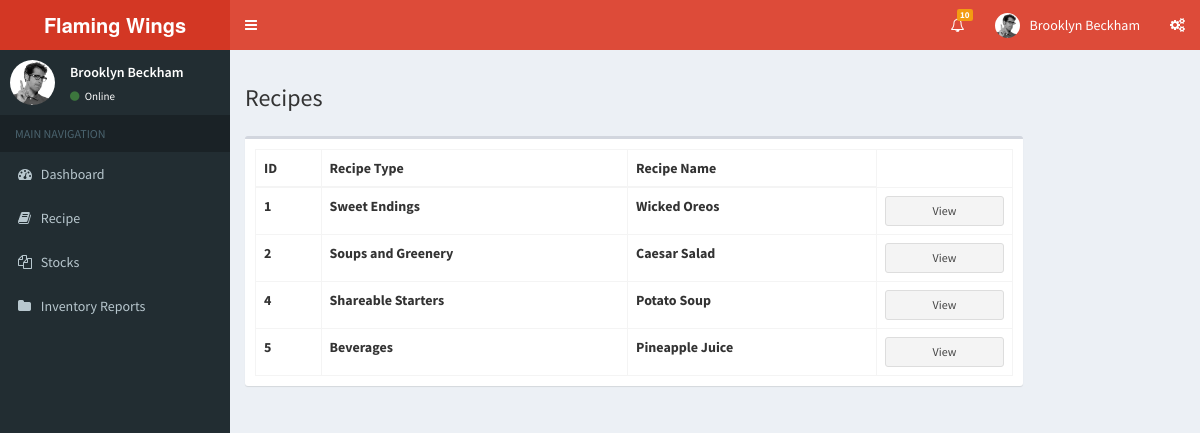
/ViewRecipe.php, run on the app's committed database.
### tables this page shows
CREATE TABLE `recipe` (
  `recipe_id` int(4) NOT NULL,
  `recipe_name` text NOT NULL,
  `recipe_typeid` int(4) NOT NULL,
  `deactivate` binary(2) NOT NULL
);

CREATE TABLE `recipetype` (
  `recipe_typeid` int(4) NOT NULL,
  `recipe_type` text NOT NULL
);

### ViewRecipe.php (the view, shortened to what this page needs)
<!DOCTYPE html>
<html>
  <head>
    <link rel="stylesheet" href="bootstrap/css/bootstrap.min.css">
    <link rel="stylesheet" href="https://maxcdn.bootstrapcdn.com/font-awesome/4.4.0/css/font-awesome.min.css">
    <link rel="stylesheet" href="https://code.ionicframework.com/ionicons/2.0.1/css/ionicons.min.css">
    <link rel="stylesheet" href="dist/css/AdminLTE.min.css">
    <link rel="stylesheet" href="dist/css/skins/_all-skins.min.css">
    <link rel="stylesheet" href="plugins/iCheck/flat/blue.css">
    <link rel="stylesheet" href="plugins/morris/morris.css">
    <link rel="stylesheet" href="plugins/jvectormap/jquery-jvectormap-1.2.2.css">
    <link rel="stylesheet" href="plugins/datepicker/datepicker3.css">
    <link rel="stylesheet" href="plugins/daterangepicker/daterangepicker-bs3.css">
    <link rel="stylesheet" href="plugins/bootstrap-wysihtml5/bootstrap3-wysihtml5.min.css">
   <?PHP
   include("dbconnection.php")
   ?>
  </head>
  <body class="hold-transition skin-red sidebar-mini">
    <div class="wrapper">
      <header class="main-header">
        <a href="http://localhost/Flaming Wings/MAIN.php" class="logo">
          <span class="logo-lg"><b>Flaming Wings</b></span>
        </a>
        <nav class="navbar navbar-static-top" role="navigation">
          <a href="#" class="sidebar-toggle" data-toggle="offcanvas" role="button">
          </a>
          <div class="navbar-custom-menu">
            <ul class="nav navbar-nav">
              <li class="dropdown notifications-menu">
                <a href="#" class="dropdown-toggle" data-toggle="dropdown">
                  <i class="fa fa-bell-o"></i>
                  <span class="label label-warning">10</span>
                </a>
              </li>
              <li class="dropdown user user-menu">
                <a href="#" class="dropdown-toggle" data-toggle="dropdown">
                  <img src="dist/img/user2-160x160.jpg" class="user-image" alt="User Image">
                  <span class="hidden-xs">Brooklyn Beckham</span>
                </a>
              </li>
              <li>
                <a href="#" data-toggle="control-sidebar"><i class="fa fa-gears"></i></a>
              </li>
            </ul>
          </div>
        </nav>
      </header>
      <aside class="main-sidebar">
        <section class="sidebar">
          <div class="user-panel">
            <div class="pull-left image">
              <img src="dist/img/user2-160x160.jpg" class="img-circle" alt="User Image">
            </div>
            <div class="pull-left info">
              <p>Brooklyn Beckham</p>
              <a href="#"><i class="fa fa-circle text-success"></i> Online</a>
            </div>
          </div>
          <ul class="sidebar-menu">
            <li class="header">MAIN NAVIGATION</li>
            <li class="treeview">
              <a href="http://localhost/Flaming Wings/MAIN.php">
                <i class="fa fa-dashboard"></i> <span>Dashboard</span>
              </a>
            </li>
            <li class="treeview">
              <a href="#">
                <i class="fa fa-book"></i>
                <span>Recipe</span>
              </a>
            </li>
             <li class="treeview">
              <a href="#">
                <i class="fa fa-files-o"></i>
                <span>Stocks</span>
              </a>
            </li>
         <li class="treeview">
              <a href="#">
                <i class="fa fa-folder"></i>
                <span>Inventory Reports</span>
              </a>
            </li>
      </aside>
      <div id="view" class="modal fade">
           <div class="modal-dialog">
             <div class="modal-content">
               <div class="modal-header">
                        <b><h4>
                </div>
                                <?php
                                 $sql_query = "SELECT * FROM recipe";
                                    mysqli_query($connect, $sql_query);
                                ?>
               </div>
             </div>
           </div>
    <div class="content-wrapper">
      <section class="content-header">
        <h3>Recipes</h3>
      </section>
       <section class="content">
          <div class="row">
            <div class="col-xs-10">
              <div class="box">
                <div class="box-body">
                  <table id="recipeTable" class="table table-bordered table-hover">
                    <thead>
                      <tr>
                        <th>ID</th>
                        <th>Recipe Type</th>
                        <th>Recipe Name</th>
                      </tr>
                    </thead>
                    <tbody>
                        <?php
                        $sql = mysqli_query($connect, "SELECT * FROM recipe NATURAL JOIN recipetype");
                        while ($row = mysqli_fetch_array($sql)){
                          echo "<tr>";
                          echo "<td>".$row['recipe_id']."</td>";
                          echo "<td>".$row["recipe_type"]."</td>";
                          echo "<td>".$row["recipe_name"]."</td>";
                          echo '<td>  <button type="button" class="btn btn-block btn-default btn-sm" data-toggle="modal" data-target="#view" aria-hidden="true">View</button></td>';
                          echo "</tr>";
                        }
                         ?>
                    </tbody>
                  </table>
                </div>
              </div>
            </div>
                </div>
              </div>
          </div>
  </body>
</html>

### data on the page
recipe: recipe_id "1", recipe_typeid.recipe_type "Sweet Endings", recipe_name "Wicked Oreos"
recipe: recipe_id "2", recipe_typeid.recipe_type "Soups and Greenery", recipe_name "Caesar Salad"
recipe: recipe_id "4", recipe_typeid.recipe_type "Shareable Starters", recipe_name "Potato Soup"
recipe: recipe_id "5", recipe_typeid.recipe_type "Beverages", recipe_name "Pineapple Juice"
